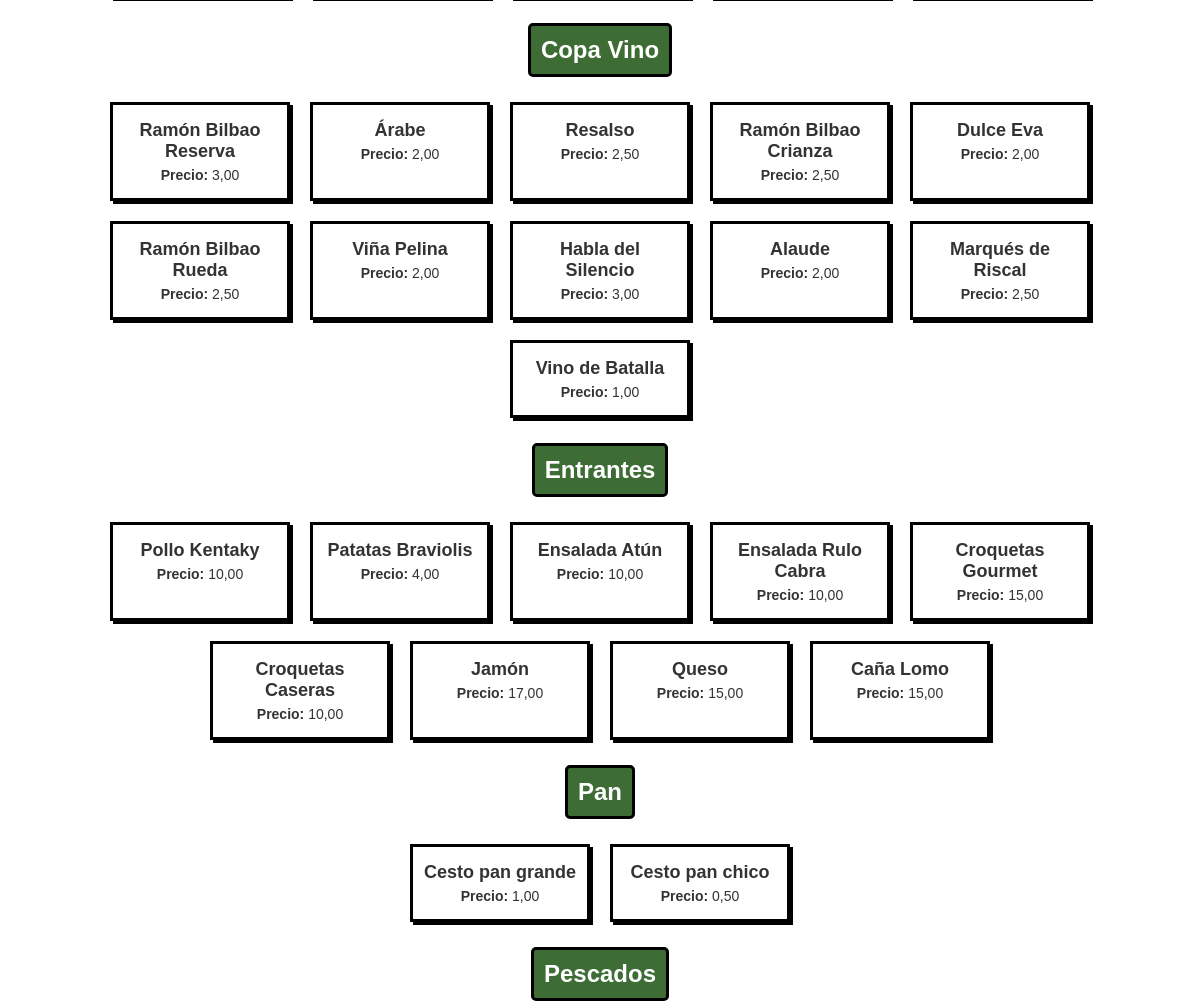
/menu/ (signed in, middle part), run on an earlier commit of the app's database.
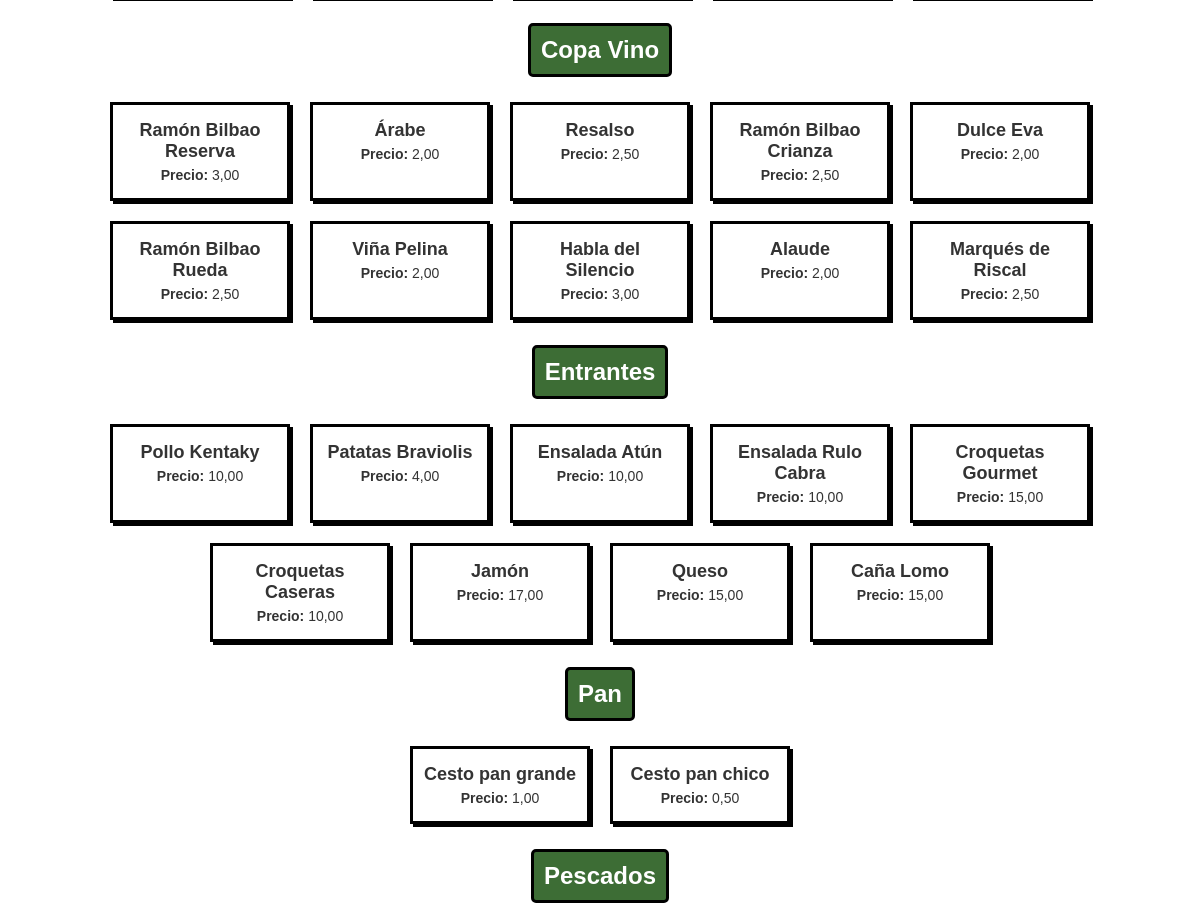
And on a later commit of the database.
### tapAppGestion/models.py (models this page shows, shortened)
class Producto(models.Model):
    CATEGORIAS = (
        ('Cervezas', 'Cervezas'),
        ('Bebida/Refresco', 'Bebida/Refresco'),
        ('Copa Vino', 'Copa Vino'),
        ('Botellas Vino', 'Botellas Vino'),
        ('Fuera de Carta', 'Fuera de Carta'),
        ('Pan', 'Pan'),
        ('Tapas o ½ Ración', 'Tapas o ½ Ración'),
        ('Entrantes', 'Entrantes'),
        ('Pescados', 'Pescados'),
        ('Carnes Ibéricas', 'Carnes Ibéricas'),
        ('Carnes Ternera', 'Carnes Ternera'),
        ('Bocadillos', 'Bocadillos'),
        ('Postres', 'Postres'),
        ('Cafés', 'Cafés'),
        ('Bebidas Alcohólicas', 'Bebidas Alcohólicas'),
        ('Desayunos', 'Desayunos'),
        ('Oferta del día', 'Oferta del día'),
    )
    nombre = models.CharField(max_length=100)
    categoria = models.CharField(max_length=50, choices=CATEGORIAS)
    precio = models.DecimalField(max_digits=6, decimal_places=2)
    imagen = models.ImageField(upload_to='productos/', blank=True, null=True)
    cantidad = models.PositiveIntegerField(default=0)  # Campo para la cantidad en el almacén
    es_barril = models.BooleanField(default=False)
    litros_disponibles = models.DecimalField(max_digits=6, decimal_places=2, null=True, blank=True)
    kilos_disponibles = models.DecimalField(max_digits=6, decimal_places=2, null=True, blank=True)

### tapAppGestion/views.py (the view)
# urls.py: path('menu/', views.menu, name='menu'),
@login_required
def menu(request):
    productos = Producto.objects.all().order_by('categoria')
    categorias = {}
    for producto in productos:
        if producto.categoria not in categorias:
            categorias[producto.categoria] = []
        categorias[producto.categoria].append(producto)
    return render(request, 'menu.html', {'categorias': categorias})

### tapAppGestion/templates/menu.html (shortened to what this page needs)
{% extends 'base.html' %}
{% load static %}
{% block content %}
<!DOCTYPE html>
<html lang="es">
<head>
  <link rel="stylesheet" type="text/css" href="{% static 'css/stylesMenu.css' %}">
</head>
<body>
  <main>
    {% for categoria, productos in categorias.items %}
      <h2>{{ categoria }}</h2>
      <ul>
        {% for producto in productos %}
          <li>
            <a href="{% url 'producto_detalle' producto.id %}">
              <h3>{{ producto.nombre }}</h3>
            </a>
            <p><strong>Precio:</strong> {{ producto.precio }}</p>
          </li>
        {% endfor %}
      </ul>
    {% endfor %}
  </main>
</body>
</html>
{% endblock %}

What changed in the data, as far as the page shows it:
removed Producto: nombre "Vino de Batalla", precio "1,00", shown under "Copa Vino"
